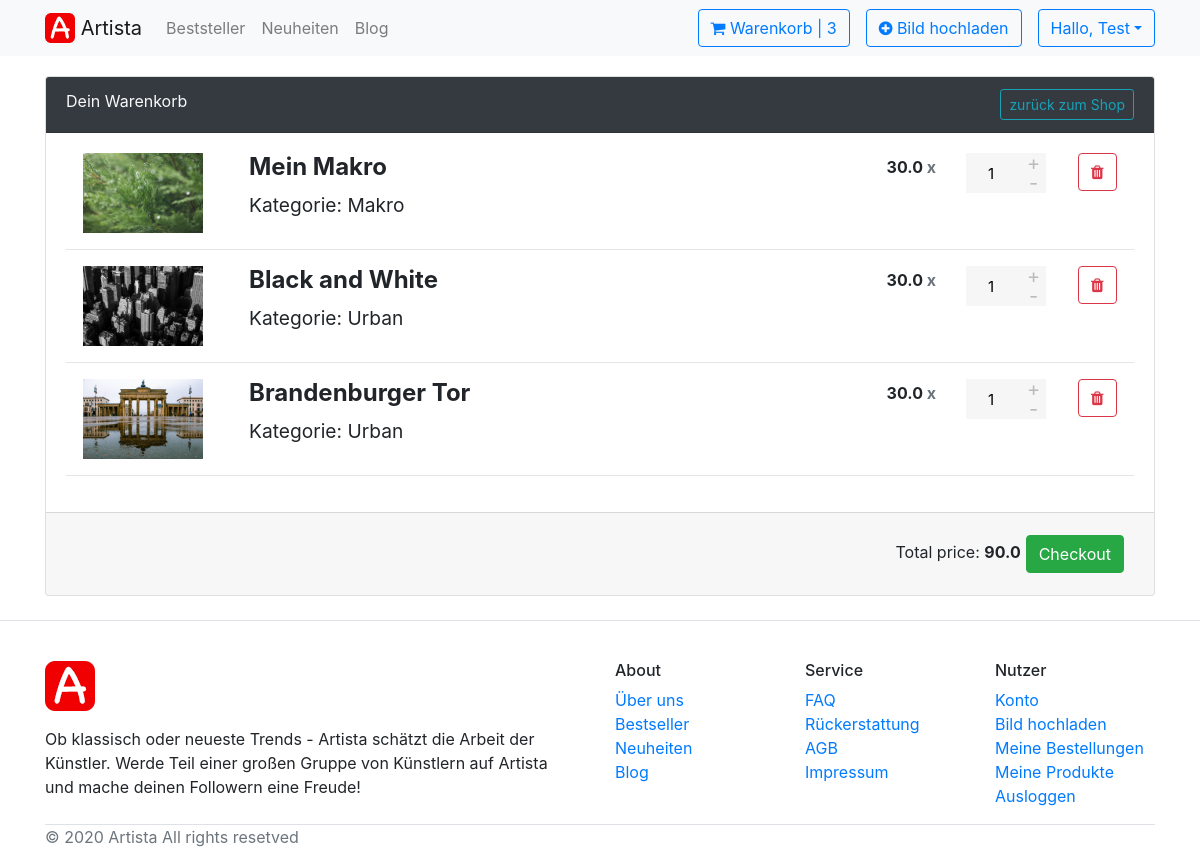
The page /cart/ (signed in) on the database as committed earlier.
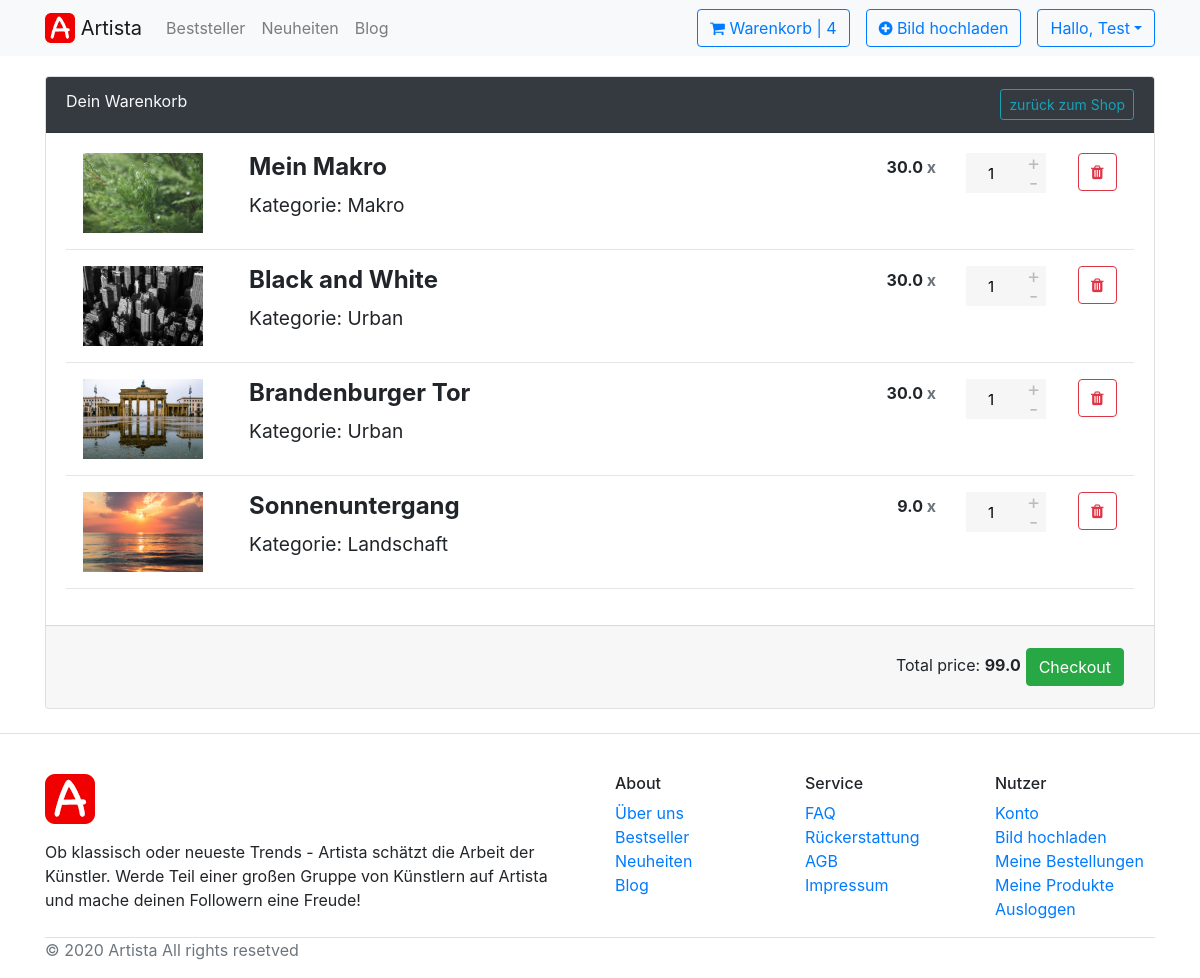
The same page on the database as committed later.
### Shop/models.py (models this page shows, shortened)
class OrderItem(models.Model):
    product = models.ForeignKey(Product, on_delete=models.SET_NULL, blank=True, null=True)
    order = models.ForeignKey(Order, on_delete=models.SET_NULL, blank=True, null=True)
    quantity = models.IntegerField(default=0, null=True, blank=True)
    date_added = models.DateTimeField(auto_now_add=True)
    @property
    def get_total(self):
        total = self.product.price * self.quantity
        return total

class Product(models.Model):
    PRODUCT_CATEGORIES = [
        ('L', 'Landschaft'),
        ('P', 'Portrait'),
        ('U', 'Urban'),
        ('S', 'Sport'),
        ('A', 'Artwork'),
        ('M', 'Makro'),
    ]
    title = models.CharField(max_length=100)
    description = models.TextField(blank=True, null=True)
    price = models.FloatField()
    creator = models.ForeignKey(ShopUser,
                                on_delete=models.CASCADE,
                                related_name='user',
                                related_query_name='users')
    image = models.ImageField(null=True)
    category = models.CharField(max_length=1,
                                choices=PRODUCT_CATEGORIES,
                                )
    class Meta:
        ordering = ['creator', 'title']
        verbose_name = 'Product'
        verbose_name_plural = 'Products'

class Order(models.Model):
    shopUser = models.ForeignKey(ShopUser, on_delete=models.SET_NULL, blank=True, null=True)
    date_ordered = models.DateTimeField(auto_now_add=True)
    complete = models.BooleanField(default=False, null=True, blank=False)
    transaction_id = models.CharField(max_length=20, null=True)
    @property
    def get_cart_total(self):
        orderitems = self.orderitem_set.all()
        total = sum([item.get_total for item in orderitems])
        return total
    @property
    def get_cart_items(self):
        orderitems = self.orderitem_set.all()
        total = sum([item.quantity for item in orderitems])
        return total

### Shop/views.py (the view)
# urls.py: path('cart/', views.cart, name="cart"),
def cart(request):
    if request.user.is_authenticated:
        shopUser = request.user
        order, created = Order.objects.get_or_create(shopUser=shopUser, complete=False)
        items = order.orderitem_set.all()
    else:
        items = []
        order = {'get_cart_total': 0}
    context = {'items': items, 'order': order}
    return render(request, 'Shop/cart.html', context)

### Shop/context_processors.py (called while the page is built)
def cartitems_processor(request):
    if Order.objects.all():
        cartItems = 0
        items = Order.objects.all()
        for item in items:
            cartItems = cartItems + item.get_cart_items
    return {'cartItems': cartItems}

### Shop/templates/Shop/cart.html
{% extends 'Shop/base.html' %}
{% load static %}
{% block content %}
    <div class="container">
        <div class="card shopping-cart mb-4">
            <div class="card-header bg-dark text-light">
                Dein Warenkorb
                <a href="{% url 'home' %}" class="btn btn-outline-info btn-sm pull-right">zurück zum Shop</a>
                <div class="clearfix"></div>
            </div>
            <div class="card-body">
                {% for item in items %}
                <div class="row">
                    <div class="col-12 col-sm-12 col-md-2 text-center">
                        <img class="img-responsive" src="{{ item.product.image.url }}" alt="prewiew" width="120" height="80">
                    </div>
                    <div class="col-12 text-sm-center col-sm-12 text-md-left col-md-6">
                        <h4 class="product-name"><strong>{{ item.product.title }}</strong></h4>
                        <h4>
                            <small>Kategorie: {{ item.product.get_category_display }}</small>
                        </h4>
                    </div>
                    <div class="col-12 col-sm-12 text-sm-center col-md-4 text-md-right row">
                        <div class="col-3 col-sm-3 col-md-6 text-md-right" style="padding-top: 5px">
                            <h6><strong>{{ item.product.price }} <span class="text-muted">x</span></strong></h6>
                        </div>
                        <div class="col-4 col-sm-4 col-md-4">
                            <div class="quantity">
                                <input type="button" value="+" class="plus">
                                <input type="number" step="1" max="99" min="1" value="{{ item.quantity }}" title="Qty" class="qty"
                                       size="4">
                                <input type="button" value="-" class="minus">
                            </div>
                        </div>
                        <div class="col-2 col-sm-2 col-md-2 text-right">
                            <button type="button" class="btn btn-outline-danger btn-xs">
                                <i class="fa fa-trash" aria-hidden="true"></i>
                            </button>
                        </div>
                    </div>
                </div>
                <hr>
                {% endfor %}
            </div>
            <div class="card-footer">
                <div class="pull-right" style="margin: 10px">
                    <a href="/checkout" class="btn btn-success pull-right">Checkout</a>
                    <div class="pull-right" style="margin: 5px">
                        Total price: <b>{{ order.get_cart_total }}</b>
                    </div>
                </div>
            </div>
        </div>
    </div>
{% endblock content %}

### Shop/templates/Shop/utils/navbar.html (shortened to what this page needs)
{% load static %}
<nav class="navbar navbar-expand-lg navbar-light bg-light">
<div class="container">
  <a class="navbar-brand" href="{% url 'home' %}">
     <img src=" {% static '/images/Artista_Logo.png' %}" width="30" height="30" class="d-inline-block align-top" alt="">
      Artista
  </a>
  <div class="collapse navbar-collapse" id="navbarSupportedContent">
    <ul class="navbar-nav mr-auto">
      <li class="nav-item">
        <a class="nav-link" href="#">Beststeller </a>
      </li>
      <li class="nav-item">
        <a class="nav-link" href="#">Neuheiten </a>
      </li>
      <li class="nav-item">
        <a class="nav-link" href="#">Blog </a>
      </li>
    </ul>
    <ul class="navbar-nav ml-auto">
      <li class="nav-item">
          <a class="btn btn-outline-primary" href="{% url 'cart' %}"><i class="fa fa fa-shopping-cart fa-sm"></i> Warenkorb | {{ cartItems | default:"0"}}</a>
      </li>
      {% if user.is_authenticated or shopuser.is_authenticated %}
      <li class="nav-item px-3">
        <a class="btn btn-outline-primary" href="{% url 'upload' %}"><i class="fa fa fa-plus-circle fa-sm"></i> Bild hochladen</a>
      </li>
        <div class="dropdown">
        <button class="btn btn-outline-primary dropdown-toggle" type="button" id="dropdownMenuButton" data-toggle="dropdown" aria-haspopup="true" aria-expanded="false">Hallo, {{ user.username | title }}</button>
</div>
      {% else %}
      <li>
        <a class="btn btn-warning ml-3" href="{% url 'login' %}">Anmelden</a>
      </li>
      {% endif %}
    </ul>
  </div>
</div>
</nav>

Rows that differ between the two databases and show on the page:
added OrderItem: product.image (picture), product "Sonnenuntergang", product.category "Landschaft", product.price "9.0", quantity "1"
computed for Order: get_cart_total "90.0" → "99.0"
Other text that changed with them:
{{ cartItems | default:"0" }}: "3" → "4"
